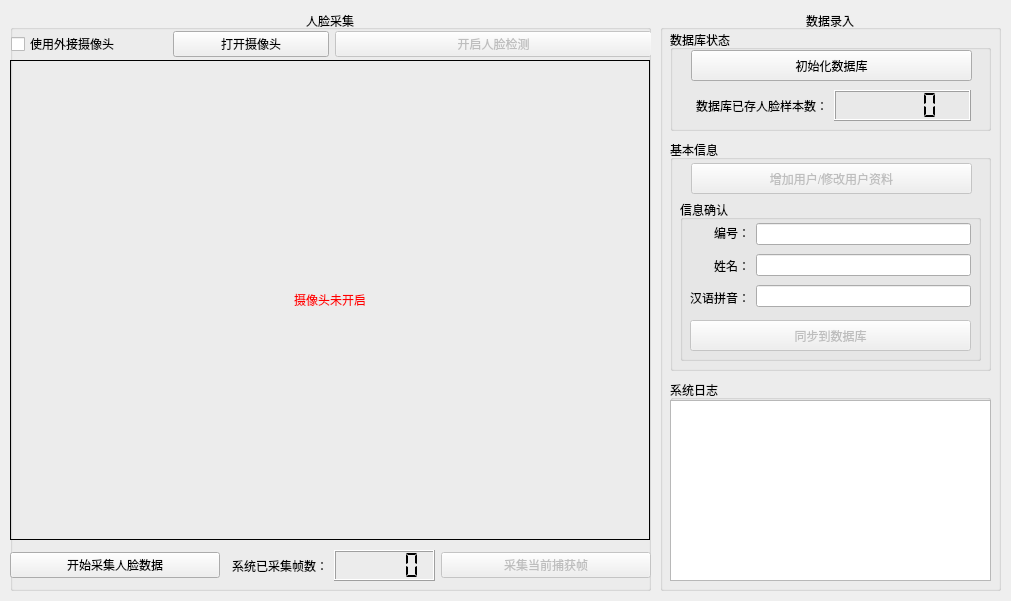
<?xml version="1.0" encoding="UTF-8"?>
<ui version="4.0">
 <class>dataRecordUI</class>
 <widget class="QWidget" name="dataRecordUI">
  <property name="geometry">
   <rect>
    <x>0</x>
    <y>0</y>
    <width>1011</width>
    <height>601</height>
   </rect>
  </property>
  <property name="windowTitle">
   <string>OpenCV Face Recognition System - DataRecord</string>
  </property>
  <widget class="QGroupBox" name="faceRecordGroupBox">
   <property name="geometry">
    <rect>
     <x>10</x>
     <y>10</y>
     <width>641</width>
     <height>581</height>
    </rect>
   </property>
   <property name="title">
    <string>人脸采集</string>
   </property>
   <property name="alignment">
    <set>Qt::AlignCenter</set>
   </property>
   <property name="flat">
    <bool>false</bool>
   </property>
   <widget class="QLabel" name="faceDetectCaptureLabel">
    <property name="geometry">
     <rect>
      <x>0</x>
      <y>50</y>
      <width>640</width>
      <height>480</height>
     </rect>
    </property>
    <property name="frameShape">
     <enum>QFrame::Box</enum>
    </property>
    <property name="text">
     <string>&lt;font color=red&gt;摄像头未开启&lt;/font&gt;</string>
    </property>
    <property name="alignment">
     <set>Qt::AlignCenter</set>
    </property>
   </widget>
   <widget class="QWidget" name="layoutWidget_2">
    <property name="geometry">
     <rect>
      <x>0</x>
      <y>540</y>
      <width>641</width>
      <height>31</height>
     </rect>
    </property>
    <layout class="QHBoxLayout" name="faceRecordHorizontalLayout">
     <item>
      <widget class="QPushButton" name="startFaceRecordButton">
       <property name="enabled">
        <bool>true</bool>
       </property>
       <property name="text">
        <string>开始采集人脸数据</string>
       </property>
      </widget>
     </item>
     <item>
      <layout class="QHBoxLayout" name="faceRecordCountHorizontalLayout">
       <item>
        <widget class="QLabel" name="faceRecordCountLabel">
         <property name="text">
          <string>系统已采集帧数：</string>
         </property>
         <property name="alignment">
          <set>Qt::AlignRight|Qt::AlignTrailing|Qt::AlignVCenter</set>
         </property>
        </widget>
       </item>
       <item>
        <widget class="QLCDNumber" name="faceRecordCountLcdNum">
         <property name="segmentStyle">
          <enum>QLCDNumber::Flat</enum>
         </property>
        </widget>
       </item>
      </layout>
     </item>
     <item>
      <widget class="QPushButton" name="enableFaceRecordButton">
       <property name="enabled">
        <bool>false</bool>
       </property>
       <property name="text">
        <string>采集当前捕获帧</string>
       </property>
      </widget>
     </item>
    </layout>
   </widget>
   <widget class="QWidget" name="layoutWidget">
    <property name="geometry">
     <rect>
      <x>1</x>
      <y>21</y>
      <width>641</width>
      <height>27</height>
     </rect>
    </property>
    <layout class="QHBoxLayout" name="controlHorizontalLayout">
     <item>
      <layout class="QHBoxLayout" name="webcamHorizontalLayout">
       <item>
        <widget class="QCheckBox" name="useExternalCameraCheckBox">
         <property name="text">
          <string>使用外接摄像头</string>
         </property>
        </widget>
       </item>
       <item>
        <widget class="QPushButton" name="startWebcamButton">
         <property name="text">
          <string>打开摄像头</string>
         </property>
        </widget>
       </item>
      </layout>
     </item>
     <item>
      <widget class="QPushButton" name="enableFaceDetectButton">
       <property name="enabled">
        <bool>false</bool>
       </property>
       <property name="text">
        <string>开启人脸检测</string>
       </property>
      </widget>
     </item>
    </layout>
   </widget>
   <zorder>layoutWidget_2</zorder>
   <zorder>faceDetectCaptureLabel</zorder>
   <zorder>layoutWidget</zorder>
  </widget>
  <widget class="QGroupBox" name="dataGroupBox">
   <property name="geometry">
    <rect>
     <x>660</x>
     <y>10</y>
     <width>341</width>
     <height>581</height>
    </rect>
   </property>
   <property name="title">
    <string>数据录入</string>
   </property>
   <property name="alignment">
    <set>Qt::AlignCenter</set>
   </property>
   <widget class="QGroupBox" name="userInfoGroupBox">
    <property name="geometry">
     <rect>
      <x>10</x>
      <y>130</y>
      <width>321</width>
      <height>231</height>
     </rect>
    </property>
    <property name="title">
     <string>基本信息</string>
    </property>
    <widget class="QGroupBox" name="infoConfirmGroupBox">
     <property name="geometry">
      <rect>
       <x>10</x>
       <y>60</y>
       <width>301</width>
       <height>161</height>
      </rect>
     </property>
     <property name="title">
      <string>信息确认</string>
     </property>
     <widget class="QWidget" name="layoutWidget_3">
      <property name="geometry">
       <rect>
        <x>10</x>
        <y>20</y>
        <width>281</width>
        <height>91</height>
       </rect>
      </property>
      <layout class="QHBoxLayout" name="infoConfirmHorizontalLayout">
       <item>
        <layout class="QVBoxLayout" name="keyVerticalLayout">
         <item>
          <widget class="QLabel" name="stuIDLabel">
           <property name="frameShape">
            <enum>QFrame::NoFrame</enum>
           </property>
           <property name="text">
            <string>编号：</string>
           </property>
           <property name="alignment">
            <set>Qt::AlignRight|Qt::AlignTrailing|Qt::AlignVCenter</set>
           </property>
          </widget>
         </item>
         <item>
          <widget class="QLabel" name="cnNameLabel">
           <property name="frameShape">
            <enum>QFrame::NoFrame</enum>
           </property>
           <property name="text">
            <string>姓名：</string>
           </property>
           <property name="alignment">
            <set>Qt::AlignRight|Qt::AlignTrailing|Qt::AlignVCenter</set>
           </property>
          </widget>
         </item>
         <item>
          <widget class="QLabel" name="enNameLabel">
           <property name="frameShape">
            <enum>QFrame::NoFrame</enum>
           </property>
           <property name="text">
            <string>汉语拼音：</string>
           </property>
           <property name="alignment">
            <set>Qt::AlignRight|Qt::AlignTrailing|Qt::AlignVCenter</set>
           </property>
          </widget>
         </item>
        </layout>
       </item>
       <item>
        <layout class="QVBoxLayout" name="valueVerticalLayout">
         <item>
          <widget class="QLineEdit" name="stuIDLineEdit">
           <property name="focusPolicy">
            <enum>Qt::StrongFocus</enum>
           </property>
           <property name="readOnly">
            <bool>true</bool>
           </property>
          </widget>
         </item>
         <item>
          <widget class="QLineEdit" name="cnNameLineEdit">
           <property name="focusPolicy">
            <enum>Qt::StrongFocus</enum>
           </property>
           <property name="readOnly">
            <bool>true</bool>
           </property>
          </widget>
         </item>
         <item>
          <widget class="QLineEdit" name="enNameLineEdit">
           <property name="focusPolicy">
            <enum>Qt::StrongFocus</enum>
           </property>
           <property name="readOnly">
            <bool>true</bool>
           </property>
          </widget>
         </item>
        </layout>
       </item>
      </layout>
     </widget>
     <widget class="QPushButton" name="migrateToDbButton">
      <property name="enabled">
       <bool>false</bool>
      </property>
      <property name="geometry">
       <rect>
        <x>10</x>
        <y>120</y>
        <width>281</width>
        <height>31</height>
       </rect>
      </property>
      <property name="text">
       <string>同步到数据库</string>
      </property>
      <property name="autoDefault">
       <bool>false</bool>
      </property>
     </widget>
    </widget>
    <widget class="QPushButton" name="addOrUpdateUserInfoButton">
     <property name="enabled">
      <bool>false</bool>
     </property>
     <property name="geometry">
      <rect>
       <x>21</x>
       <y>23</y>
       <width>281</width>
       <height>31</height>
      </rect>
     </property>
     <property name="text">
      <string>增加用户/修改用户资料</string>
     </property>
     <property name="autoDefault">
      <bool>false</bool>
     </property>
    </widget>
   </widget>
   <widget class="QGroupBox" name="logGroupBox">
    <property name="geometry">
     <rect>
      <x>10</x>
      <y>370</y>
      <width>321</width>
      <height>201</height>
     </rect>
    </property>
    <property name="title">
     <string>系统日志</string>
    </property>
    <widget class="QTextEdit" name="logTextEdit">
     <property name="geometry">
      <rect>
       <x>0</x>
       <y>20</y>
       <width>321</width>
       <height>181</height>
      </rect>
     </property>
    </widget>
   </widget>
   <widget class="QGroupBox" name="dbGroupBox">
    <property name="geometry">
     <rect>
      <x>10</x>
      <y>20</y>
      <width>321</width>
      <height>101</height>
     </rect>
    </property>
    <property name="title">
     <string>数据库状态</string>
    </property>
    <widget class="QWidget" name="layoutWidget_4">
     <property name="geometry">
      <rect>
       <x>20</x>
       <y>60</y>
       <width>281</width>
       <height>31</height>
      </rect>
     </property>
     <layout class="QHBoxLayout" name="dbUserCountHorizontalLayout">
      <item>
       <widget class="QLabel" name="dbUserCountLabel">
        <property name="text">
         <string>数据库已存人脸样本数：</string>
        </property>
        <property name="alignment">
         <set>Qt::AlignRight|Qt::AlignTrailing|Qt::AlignVCenter</set>
        </property>
       </widget>
      </item>
      <item>
       <widget class="QLCDNumber" name="dbUserCountLcdNum">
        <property name="segmentStyle">
         <enum>QLCDNumber::Flat</enum>
        </property>
       </widget>
      </item>
     </layout>
    </widget>
    <widget class="QPushButton" name="initDbButton">
     <property name="geometry">
      <rect>
       <x>21</x>
       <y>20</y>
       <width>281</width>
       <height>31</height>
      </rect>
     </property>
     <property name="text">
      <string>初始化数据库</string>
     </property>
    </widget>
   </widget>
  </widget>
 </widget>
 <resources/>
 <connections/>
</ui>
